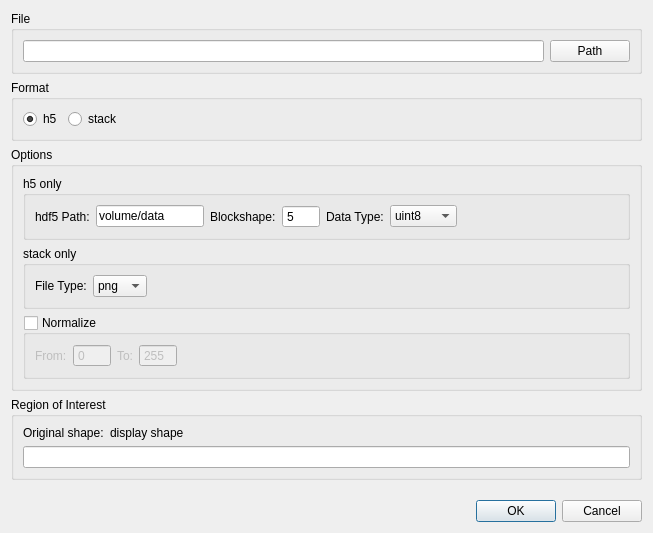
<?xml version="1.0" encoding="UTF-8"?>
<ui version="4.0">
 <class>Dialog</class>
 <widget class="QDialog" name="Dialog">
  <property name="geometry">
   <rect>
    <x>0</x>
    <y>0</y>
    <width>653</width>
    <height>533</height>
   </rect>
  </property>
  <property name="windowTitle">
   <string>Dialog</string>
  </property>
  <layout class="QVBoxLayout" name="verticalLayout_7">
   <item>
    <widget class="QGroupBox" name="groupBox">
     <property name="title">
      <string>File</string>
     </property>
     <layout class="QVBoxLayout" name="verticalLayout">
      <item>
       <layout class="QHBoxLayout" name="horizontalLayout">
        <item>
         <widget class="QLineEdit" name="lineEditFilePath">
          <property name="sizePolicy">
           <sizepolicy hsizetype="Ignored" vsizetype="Fixed">
            <horstretch>60</horstretch>
            <verstretch>0</verstretch>
           </sizepolicy>
          </property>
         </widget>
        </item>
        <item>
         <widget class="QPushButton" name="pushButtonPath">
          <property name="sizePolicy">
           <sizepolicy hsizetype="Minimum" vsizetype="Fixed">
            <horstretch>0</horstretch>
            <verstretch>0</verstretch>
           </sizepolicy>
          </property>
          <property name="text">
           <string>Path</string>
          </property>
         </widget>
        </item>
       </layout>
      </item>
     </layout>
    </widget>
   </item>
   <item>
    <widget class="QGroupBox" name="groupBox_4">
     <property name="title">
      <string>Format</string>
     </property>
     <layout class="QHBoxLayout" name="horizontalLayout_2">
      <item>
       <widget class="QRadioButton" name="radioButtonH5">
        <property name="text">
         <string>h5</string>
        </property>
        <property name="checked">
         <bool>true</bool>
        </property>
       </widget>
      </item>
      <item>
       <widget class="QRadioButton" name="radioButtonStack">
        <property name="text">
         <string>stack</string>
        </property>
       </widget>
      </item>
      <item>
       <spacer name="horizontalSpacer_5">
        <property name="orientation">
         <enum>Qt::Horizontal</enum>
        </property>
        <property name="sizeHint" stdset="0">
         <size>
          <width>480</width>
          <height>10</height>
         </size>
        </property>
       </spacer>
      </item>
     </layout>
    </widget>
   </item>
   <item>
    <widget class="QGroupBox" name="groupBox_3">
     <property name="title">
      <string>Options</string>
     </property>
     <layout class="QVBoxLayout" name="verticalLayout_3">
      <item>
       <widget class="QGroupBox" name="groupBoxH5Options">
        <property name="title">
         <string>h5 only</string>
        </property>
        <property name="flat">
         <bool>true</bool>
        </property>
        <layout class="QHBoxLayout" name="horizontalLayout_9">
         <item>
          <layout class="QHBoxLayout" name="horizontalLayout_8">
           <item>
            <widget class="QLabel" name="label_7">
             <property name="text">
              <string>hdf5 Path:</string>
             </property>
            </widget>
           </item>
           <item>
            <widget class="QLineEdit" name="lineEditHdf5Path">
             <property name="text">
              <string>volume/data</string>
             </property>
            </widget>
           </item>
          </layout>
         </item>
         <item>
          <layout class="QHBoxLayout" name="horizontalLayout_7">
           <item>
            <widget class="QLabel" name="label_6">
             <property name="text">
              <string>Blockshape:</string>
             </property>
            </widget>
           </item>
           <item>
            <widget class="QSpinBox" name="spinBoxHdf5BlockShape">
             <property name="buttonSymbols">
              <enum>QAbstractSpinBox::NoButtons</enum>
             </property>
             <property name="minimum">
              <number>5</number>
             </property>
             <property name="maximum">
              <number>9999</number>
             </property>
            </widget>
           </item>
          </layout>
         </item>
         <item>
          <layout class="QHBoxLayout" name="horizontalLayout_3">
           <item>
            <widget class="QLabel" name="label_3">
             <property name="sizePolicy">
              <sizepolicy hsizetype="Minimum" vsizetype="Preferred">
               <horstretch>0</horstretch>
               <verstretch>0</verstretch>
              </sizepolicy>
             </property>
             <property name="text">
              <string>Data Type:</string>
             </property>
            </widget>
           </item>
           <item>
            <widget class="QComboBox" name="comboBoxHdf5DataType">
             <property name="sizePolicy">
              <sizepolicy hsizetype="Preferred" vsizetype="Fixed">
               <horstretch>0</horstretch>
               <verstretch>0</verstretch>
              </sizepolicy>
             </property>
             <item>
              <property name="text">
               <string>uint8</string>
              </property>
             </item>
             <item>
              <property name="text">
               <string>uint16</string>
              </property>
             </item>
             <item>
              <property name="text">
               <string>float32</string>
              </property>
             </item>
             <item>
              <property name="text">
               <string>float64</string>
              </property>
             </item>
            </widget>
           </item>
          </layout>
         </item>
         <item>
          <spacer name="horizontalSpacer_3">
           <property name="orientation">
            <enum>Qt::Horizontal</enum>
           </property>
           <property name="sizeHint" stdset="0">
            <size>
             <width>41</width>
             <height>20</height>
            </size>
           </property>
          </spacer>
         </item>
        </layout>
       </widget>
      </item>
      <item>
       <widget class="QGroupBox" name="groupBoxStackOptions">
        <property name="enabled">
         <bool>true</bool>
        </property>
        <property name="title">
         <string>stack only</string>
        </property>
        <property name="flat">
         <bool>true</bool>
        </property>
        <layout class="QHBoxLayout" name="horizontalLayout_10">
         <item>
          <layout class="QHBoxLayout" name="horizontalLayout_5">
           <item>
            <widget class="QLabel" name="label_2">
             <property name="text">
              <string>File Type:</string>
             </property>
            </widget>
           </item>
           <item>
            <widget class="QComboBox" name="comboBoxStackFileType">
             <item>
              <property name="text">
               <string>png</string>
              </property>
             </item>
             <item>
              <property name="text">
               <string>bmp</string>
              </property>
             </item>
             <item>
              <property name="text">
               <string>jpeg</string>
              </property>
             </item>
             <item>
              <property name="text">
               <string>tiff</string>
              </property>
             </item>
            </widget>
           </item>
          </layout>
         </item>
         <item>
          <spacer name="horizontalSpacer_4">
           <property name="orientation">
            <enum>Qt::Horizontal</enum>
           </property>
           <property name="sizeHint" stdset="0">
            <size>
             <width>418</width>
             <height>20</height>
            </size>
           </property>
          </spacer>
         </item>
        </layout>
       </widget>
      </item>
      <item>
       <widget class="QGroupBox" name="groupBoxNormalize">
        <property name="title">
         <string>Normalize</string>
        </property>
        <property name="flat">
         <bool>true</bool>
        </property>
        <property name="checkable">
         <bool>true</bool>
        </property>
        <property name="checked">
         <bool>false</bool>
        </property>
        <layout class="QHBoxLayout" name="horizontalLayout_6">
         <item>
          <widget class="QLabel" name="label_4">
           <property name="text">
            <string>From:</string>
           </property>
          </widget>
         </item>
         <item>
          <widget class="QSpinBox" name="spinBoxNormalizeStart">
           <property name="buttonSymbols">
            <enum>QAbstractSpinBox::NoButtons</enum>
           </property>
           <property name="maximum">
            <number>9999</number>
           </property>
          </widget>
         </item>
         <item>
          <widget class="QLabel" name="label_5">
           <property name="text">
            <string>To:</string>
           </property>
          </widget>
         </item>
         <item>
          <widget class="QSpinBox" name="spinBoxNormalizeStop">
           <property name="buttonSymbols">
            <enum>QAbstractSpinBox::NoButtons</enum>
           </property>
           <property name="maximum">
            <number>9999</number>
           </property>
           <property name="value">
            <number>255</number>
           </property>
          </widget>
         </item>
         <item>
          <spacer name="horizontalSpacer">
           <property name="orientation">
            <enum>Qt::Horizontal</enum>
           </property>
           <property name="sizeHint" stdset="0">
            <size>
             <width>406</width>
             <height>10</height>
            </size>
           </property>
          </spacer>
         </item>
        </layout>
       </widget>
      </item>
      <item>
       <spacer name="verticalSpacer_2">
        <property name="orientation">
         <enum>Qt::Vertical</enum>
        </property>
        <property name="sizeHint" stdset="0">
         <size>
          <width>10</width>
          <height>0</height>
         </size>
        </property>
       </spacer>
      </item>
     </layout>
    </widget>
   </item>
   <item>
    <widget class="QGroupBox" name="groupBox_5">
     <property name="title">
      <string>Region of Interest</string>
     </property>
     <layout class="QVBoxLayout" name="verticalLayout_4">
      <item>
       <layout class="QHBoxLayout" name="horizontalLayout_4">
        <item>
         <widget class="QLabel" name="label">
          <property name="text">
           <string>Original shape:</string>
          </property>
         </widget>
        </item>
        <item>
         <widget class="QLabel" name="labelShape">
          <property name="text">
           <string>display shape</string>
          </property>
         </widget>
        </item>
        <item>
         <spacer name="horizontalSpacer_2">
          <property name="orientation">
           <enum>Qt::Horizontal</enum>
          </property>
          <property name="sizeHint" stdset="0">
           <size>
            <width>10</width>
            <height>10</height>
           </size>
          </property>
         </spacer>
        </item>
       </layout>
      </item>
      <item>
       <widget class="QLineEdit" name="lineEditSubvolume"/>
      </item>
     </layout>
     <zorder>lineEditSubvolume</zorder>
     <zorder></zorder>
     <zorder></zorder>
    </widget>
   </item>
   <item>
    <spacer name="verticalSpacer">
     <property name="orientation">
      <enum>Qt::Vertical</enum>
     </property>
     <property name="sizeHint" stdset="0">
      <size>
       <width>20</width>
       <height>2</height>
      </size>
     </property>
    </spacer>
   </item>
   <item>
    <widget class="QDialogButtonBox" name="buttonBox">
     <property name="orientation">
      <enum>Qt::Horizontal</enum>
     </property>
     <property name="standardButtons">
      <set>QDialogButtonBox::Cancel|QDialogButtonBox::Ok</set>
     </property>
    </widget>
   </item>
  </layout>
 </widget>
 <resources/>
 <connections>
  <connection>
   <sender>buttonBox</sender>
   <signal>accepted()</signal>
   <receiver>Dialog</receiver>
   <slot>accept()</slot>
   <hints>
    <hint type="sourcelabel">
     <x>248</x>
     <y>254</y>
    </hint>
    <hint type="destinationlabel">
     <x>157</x>
     <y>274</y>
    </hint>
   </hints>
  </connection>
  <connection>
   <sender>buttonBox</sender>
   <signal>rejected()</signal>
   <receiver>Dialog</receiver>
   <slot>reject()</slot>
   <hints>
    <hint type="sourcelabel">
     <x>316</x>
     <y>260</y>
    </hint>
    <hint type="destinationlabel">
     <x>286</x>
     <y>274</y>
    </hint>
   </hints>
  </connection>
 </connections>
</ui>
